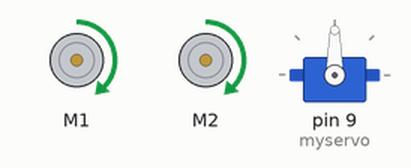
Recording of a sketch running on a simulated Arduino Uno, built with avr-gcc and run on an emulated ATmega328P. Parts: 2 × DC motor (green arrow = forward, orange = backward, longer = faster), servo.

Above: at 0.5 s.
At 2.5 s:
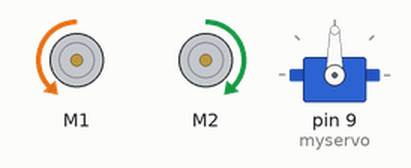
At 3.5 s:
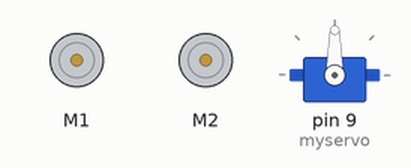
Timing chart, 0 to 5.2 s (numbered marks = the images above):
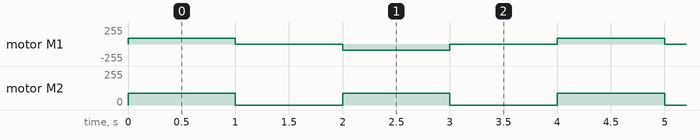

Measured:
- by itself, motor M1: repeats every 4.0 s: stopped 1.0 s, backward 90/255 1.0 s, stopped 1.0 s, forward 90/255 1.0 s
- by itself, motor M2: alternates forward 90/255 for 1.0 s and stopped for 1.0 s

The sketch:

RoverTest.ino
```cpp
#include <Wire.h>
#include <Adafruit_MotorShield.h>
#include "utility/Adafruit_MS_PWMServoDriver.h"
#include <Servo.h>


Adafruit_MotorShield AFMS = Adafruit_MotorShield();

Adafruit_DCMotor *RMotor = AFMS.getMotor(1);
Adafruit_DCMotor *LMotor = AFMS.getMotor(2);

Servo myservo;  // create servo object to control a servo

int defaultspeed = 90; //60(low) to 255(max)
int pos = 0;    // variable to store the servo position


void setup()
{
  AFMS.begin();
  RMotor->setSpeed(defaultspeed);
  LMotor->setSpeed(defaultspeed);
  myservo.attach(9);  // pin 10 for Servo 1 and pin 9 for Servo 2
}

void loop() {
  RMotor->run(FORWARD);
  LMotor->run(FORWARD);

  delay(1000);  //how long motor is on for

  RMotor->run(RELEASE);
  LMotor->run(RELEASE);

  delay(1000);

  RMotor->run(BACKWARD);
  LMotor->run(FORWARD);

  delay(1000);

  RMotor->run(RELEASE);
  LMotor->run(RELEASE);

  delay(1000);


}
```
